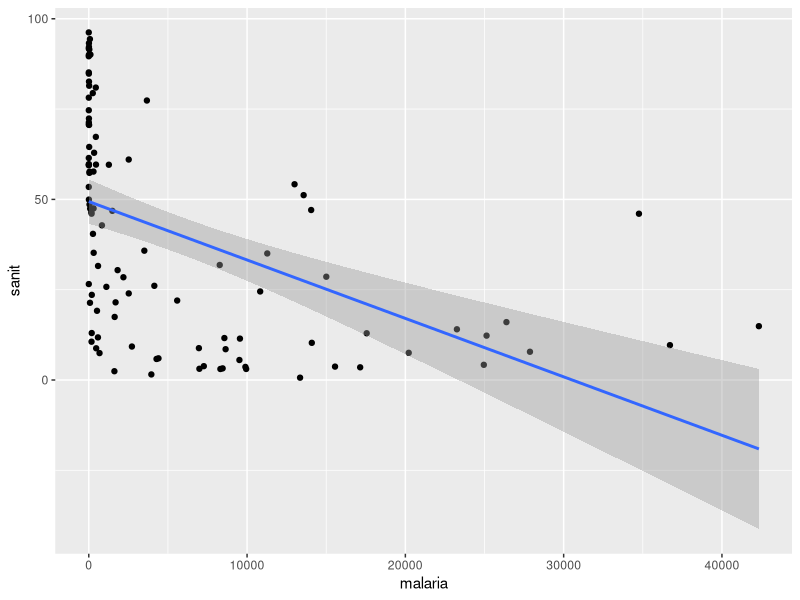

Source code (R):
## ---- chunk 1
library(tidyverse)
library(knitr)
## ---- chunk 2
malaria <- read_csv("Data/malaria_cases_per_100000_reported.csv")
sanit <- read_csv("Data/at_least_basic_sanitation_rural_access_percent.csv")
## ---- chunk 3
# Get data from 2000 to 2006
years <- c("2000", "2001", "2002", "2003", "2004", "2005", "2006")

malaria_clean <- malaria |>
  select(country, years) |>
  pivot_longer(cols = `2000`:`2006` , names_to = "year", values_to = "malaria") |>
  mutate(
    malaria = case_when(
      str_detect(malaria, "k") ~ as.numeric(str_remove(malaria, "k")) * 1000,
      TRUE ~ as.numeric(malaria)
    )
  )

# Get data from 2000 to 2006
sanit_clean <- sanit |>
  select(country, years) |>
  pivot_longer(cols = `2000`:`2006` , names_to = "year", values_to = "sanit") 

cleaned <- full_join(malaria_clean, sanit_clean, by = join_by(country, year))

cleaned |>
  filter(!is.na(malaria) & !is.na(sanit)) |>
  tail(10)
## ---- chunk 4
# Linear Regression
cleaned_count <- cleaned |>
  group_by(country) |>
  summarize(sanit = mean(sanit, na.rm = T),
            malaria = mean(malaria, na.rm = T)) |>
  ungroup() |>
  filter(!is.na(malaria) & !is.na(sanit))

lm_clean <- lm(sanit ~ malaria, data = cleaned_count)

cleaned_count |>
  ggplot(aes(x = malaria, y = sanit)) + 
  geom_jitter() + 
  geom_smooth(method = "lm")
